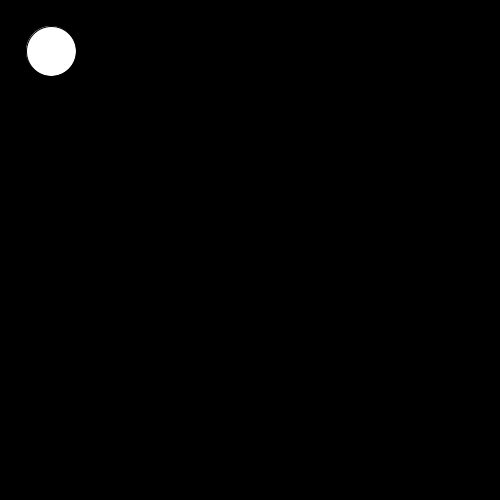
Frame 1 (no input)
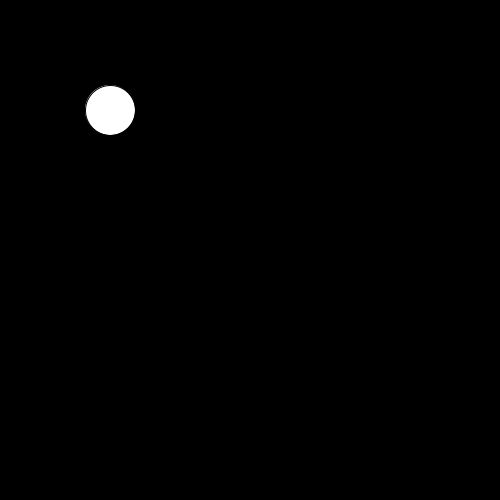
Frame 60 (the mouse pressed at the canvas centre just before this capture)
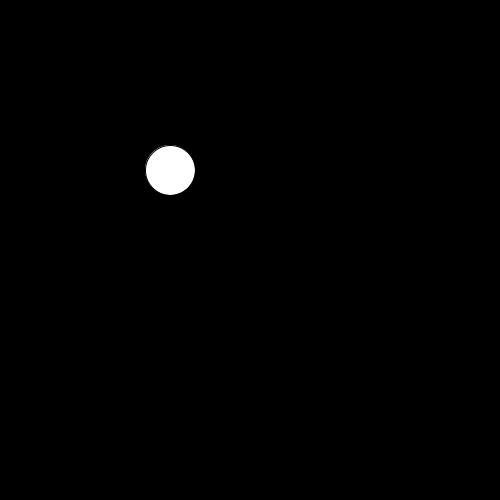
Frame 120 (the mouse held since frame 60 and released just before this capture)

The Processing sketch that drew these frames (run headless with seeded random() and noise(); from frame 60 on, the mouse is pressed at the canvas centre):

// Processing sketch: classes_pde
// ── classes_pde.pde
BUBBLE b;
void setup()
{
  size(500,500);
  b=new BUBBLE(50,50,50);
}
void draw()
{
  background(0);
   b.move();
 b.drawing();  
 b.check();
}

// ── class.pde
class BUBBLE
{
  float x,y,di,start=1;
  BUBBLE(int x,int y,int di)
  {
    this.x=x;
    this.y=y;
    this.di=di;
  }
  void drawing()
  {
    fill(255);
    circle(x,y,di);
  }
  void move()
  {
   x=x+start;
   y=y+start;
  }
  void check()
  {
   if((x>width||x<0))
   {
     start=start*-1;
   }
  }
}
